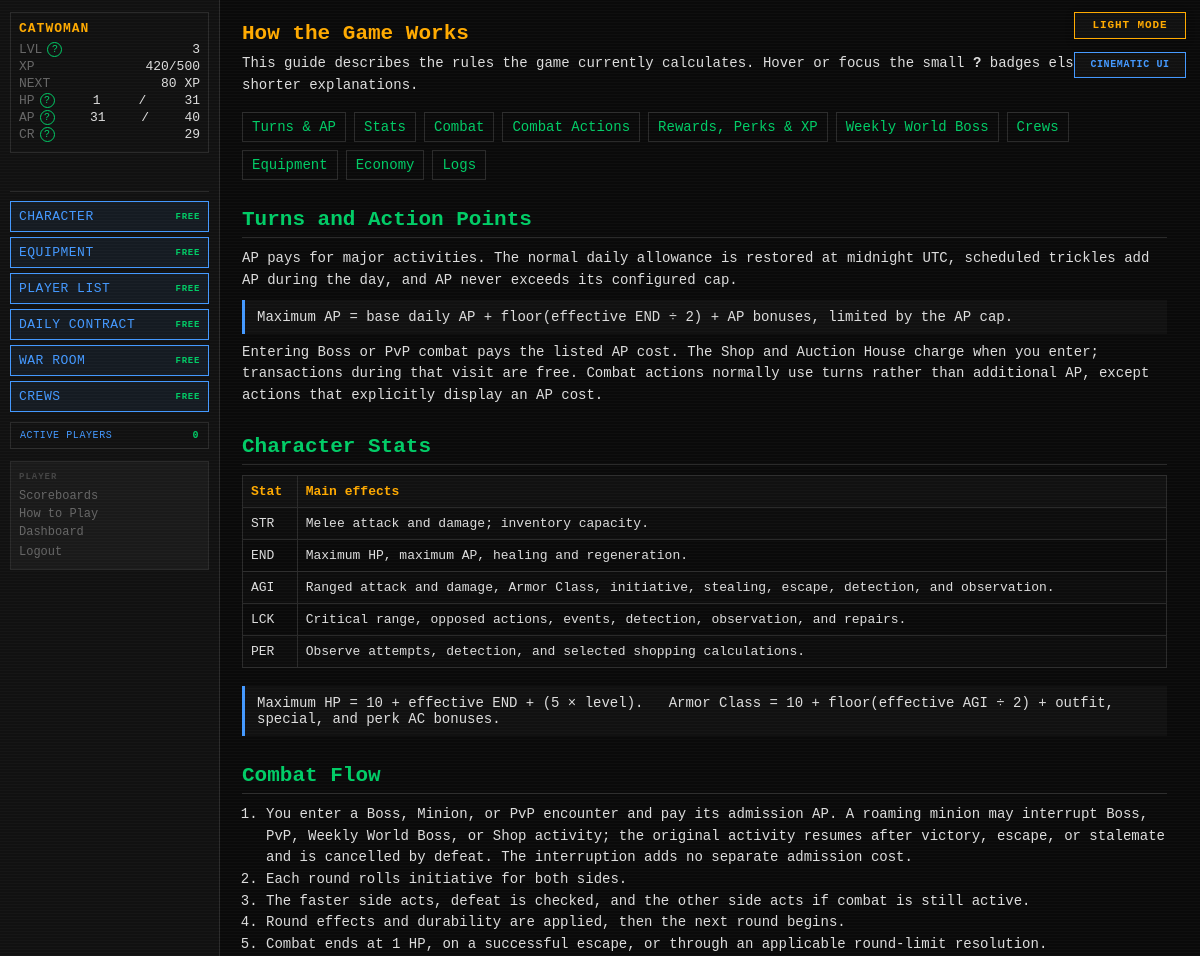
The page /help (signed in, upper part) on the database as committed earlier.
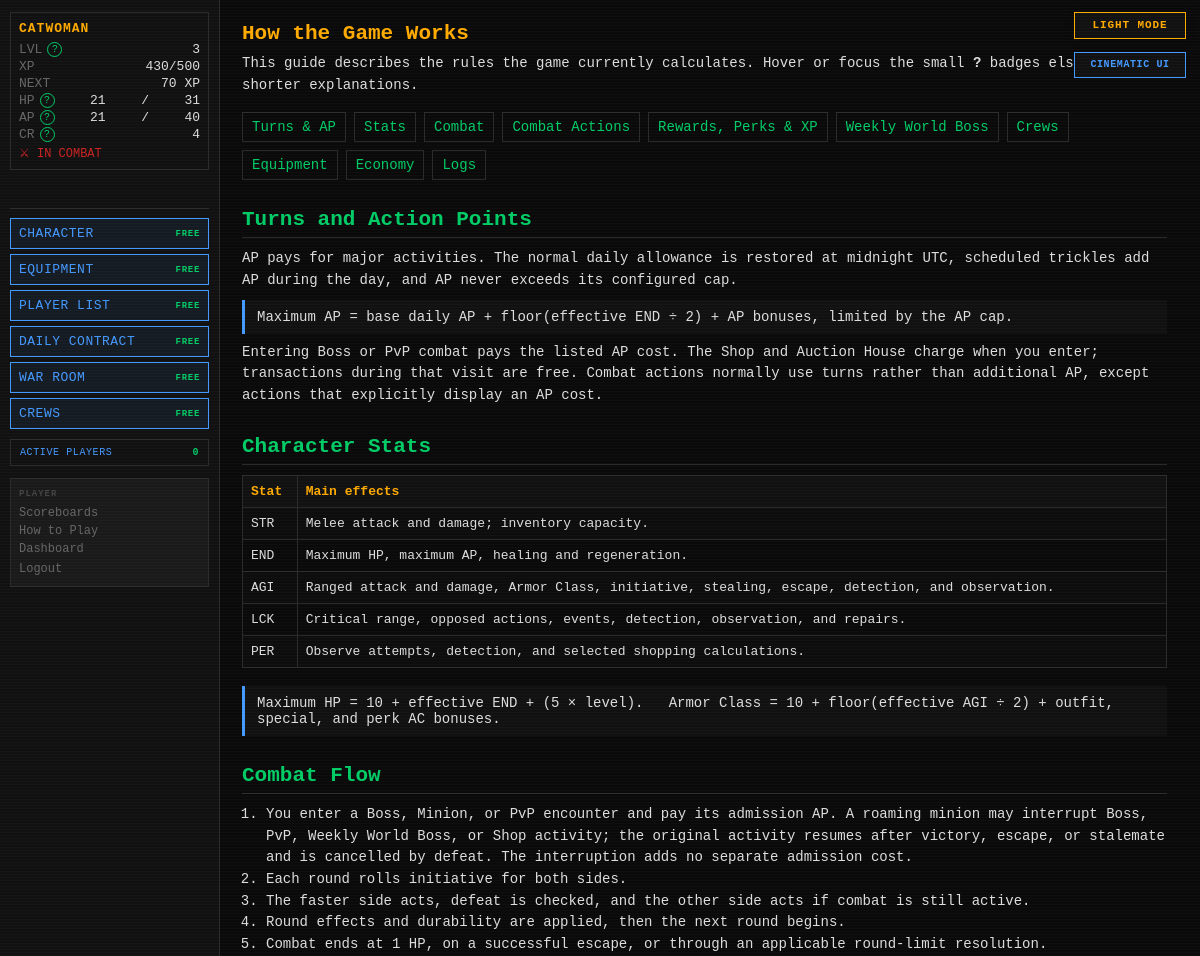
The same page on the database as committed later.
### tables this page shows
CREATE TABLE players (
    id                  INTEGER PRIMARY KEY AUTOINCREMENT,
    username            TEXT    UNIQUE NOT NULL,
    password_hash       TEXT    NOT NULL,
    email               TEXT    UNIQUE NOT NULL,
    character_name      TEXT    NOT NULL,
    sex                 TEXT    NOT NULL,
    class_id            INTEGER REFERENCES classes(id),
    str_stat            INTEGER NOT NULL DEFAULT 1,
    end_stat            INTEGER NOT NULL DEFAULT 1,
    agi_stat            INTEGER NOT NULL DEFAULT 1,
    lck_stat            INTEGER NOT NULL DEFAULT 1,
    per_stat            INTEGER NOT NULL DEFAULT 1,
    level               INTEGER NOT NULL DEFAULT 1,
    xp                  INTEGER NOT NULL DEFAULT 0,
    current_hp          INTEGER NOT NULL,
    current_ap          INTEGER NOT NULL,
    credits             INTEGER NOT NULL DEFAULT 25,
    equipped_weapon_id  INTEGER REFERENCES inventory_items(id),
    equipped_armor_id   INTEGER REFERENCES inventory_items(id),
    equipped_special_id INTEGER REFERENCES inventory_items(id),
    in_combat           INTEGER NOT NULL DEFAULT 0,
    pending_levelup     INTEGER NOT NULL DEFAULT 0,
    pending_perk        INTEGER NOT NULL DEFAULT 0,
    combat_preference   TEXT    NOT NULL DEFAULT "Balanced",
    is_banned           INTEGER NOT NULL DEFAULT 0,
    retired_at          TEXT,
    last_login_at       TEXT,
    created_at          TEXT    NOT NULL DEFAULT (datetime('now'))
);

### routes/feeds.py (the view)
@bp.route("/help")
def game_help():
    return render_template("help/game_help.html", xp_curve=cfg.XP_CURVE)

### app.py (called while the page is built)
def _context_processor() -> dict:
    settings = get_all_settings()
    player = g.get("player")
    if not player:
        return {"settings": settings}
    active_count = execute_one(
        """SELECT COUNT(DISTINCT q.player_id) AS cnt FROM action_queue q
           JOIN players p ON p.id=q.player_id
           WHERE datetime(q.created_at)>=datetime('now','-5 minutes') AND p.is_banned=0"""
    )["cnt"]
    return {"player": player, "settings": settings,
            "active_player_count": active_count}

def _check_auth():
    if request.endpoint in _AUTH_EXEMPT:
        return None
    if not session.get("player_id"):
        return redirect(url_for("auth.login"))
    return None

def _load_player():
    player_id = session.get("player_id")
    if not player_id:
        return None
    reconcile_combat_state(player_id)
    player = get_player(player_id)
    if player is None:
        session.clear()
        return redirect(url_for("auth.login"))
    g.player = player
    return None

### database.py (called while the page is built)
def dict_factory(cursor: sqlite3.Cursor, row: tuple) -> dict:
    return {col[0]: val for col, val in zip(cursor.description, row)}

### templates/help/game_help.html (shortened to what this page needs)
{% extends "base.html" %}
{% block content %}
<article class="game-help">
    <h1>How the Game Works</h1>
    <p>This guide describes the rules the game currently calculates. Hover or focus the small <b>?</b> badges elsewhere for shorter explanations.</p>
    <nav class="help-toc" aria-label="Guide sections">
        <a href="#turns">Turns & AP</a><a href="#stats">Stats</a><a href="#combat">Combat</a>
        <a href="#actions">Combat Actions</a><a href="#rewards">Rewards, Perks & XP</a>
        <a href="#world-boss">Weekly World Boss</a>
        <a href="#crews">Crews</a>
        <a href="#equipment">Equipment</a><a href="#economy">Economy</a><a href="#logs">Logs</a>
    </nav>
    <section id="turns"><h2>Turns and Action Points</h2>
        <p>AP pays for major activities. The normal daily allowance is restored at midnight UTC, scheduled trickles add AP during the day, and AP never exceeds its configured cap.</p>
        <div class="formula">Maximum AP = base daily AP + floor(effective END ÷ 2) + AP bonuses, limited by the AP cap.</div>
        <p>Entering Boss or PvP combat pays the listed AP cost. The Shop and Auction House charge when you enter; transactions during that visit are free. Combat actions normally use turns rather than additional AP, except actions that explicitly display an AP cost.</p>
    </section>
    <section id="stats"><h2>Character Stats</h2>
        <table><tr><th>Stat</th><th>Main effects</th></tr>
        <tr><td>STR</td><td>Melee attack and damage; inventory capacity.</td></tr>
        <tr><td>END</td><td>Maximum HP, maximum AP, healing and regeneration.</td></tr>
        <tr><td>AGI</td><td>Ranged attack and damage, Armor Class, initiative, stealing, escape, detection, and observation.</td></tr>
        <tr><td>LCK</td><td>Critical range, opposed actions, events, detection, observation, and repairs.</td></tr>
        <tr><td>PER</td><td>Observe attempts, detection, and selected shopping calculations.</td></tr></table>
        <div class="formula">Maximum HP = 10 + effective END + (5 × level). &nbsp; Armor Class = 10 + floor(effective AGI ÷ 2) + outfit, special, and perk AC bonuses.</div>
    </section>
    <section id="combat"><h2>Combat Flow</h2>
        <ol><li>You enter a Boss, Minion, or PvP encounter and pay its admission AP. A roaming minion may interrupt Boss, PvP, Weekly World Boss, or Shop activity; the original activity resumes after victory, escape, or stalemate and is cancelled by defeat. The interruption adds no separate admission cost.</li>
        <li>Each round rolls initiative for both sides.</li><li>The faster side acts, defeat is checked, and the other side acts if combat is still active.</li>
        <li>Round effects and durability are applied, then the next round begins.</li>
        <li>Combat ends at 1 HP, on a successful escape, or through an applicable round-limit resolution.</li></ol>
    </section>
</article>
{% endblock %}

### templates/base.html (shortened to what this page needs)
<!DOCTYPE html>
<html lang="en">
<head>
<link rel="stylesheet" href="{{ url_for('static', filename='style.css') }}">
</head>
<body class="{{ 'authenticated' if player else 'auth-page' }} {% block body_class %}{% endblock %}">
{% if settings.get('ALLOW_PLAYER_COLOR_OVERRIDE', true) %}<button id="theme-toggle" type="button" aria-label="Switch color theme" aria-pressed="false">
</button>{% endif %}
{% if settings.get('ALLOW_PLAYER_INTERFACE_OVERRIDE', true) %}
<button id="interface-toggle" type="button" aria-label="Switch interface style" aria-pressed="false">
</button>
{% endif %}
{% if player %}
<div id="left-col">
    <div id="status-block">
        <div class="status-name">{{ player.character_name }}</div>
        <div class="status-line">
            <span class="label">LVL</span>
            <span id="status-level">{{ player.level }}</span>
        </div>
        <div class="status-line">
            <span class="label">XP</span>
            <span><span id="status-xp">{{ player.xp }}</span><span id="status-xp-threshold">{% if player.get('next_level_xp') is not none %}/{{ player.get('next_level_xp') }}{% endif %}</span></span>
        </div>
        <div class="status-line" title="Experience still needed to reach level {{ player.level + 1 }}">
            <span class="label">NEXT</span>
            <span id="status-xp-next">{% if player.get('xp_to_next_level') is none %}MAX{% elif player.get('xp_to_next_level') <= 0 %}LEVEL UP{% else %}{{ player.get('xp_to_next_level') }} XP{% endif %}</span>
        </div>
        <div class="status-line">
            <span class="label">HP</span>
            <span id="status-hp">{{ player.current_hp }}</span>/<span id="status-maxhp">{{ player.max_hp }}</span>
        </div>
        <div class="status-line">
            <span class="label">AP</span>
            <span id="status-ap">{{ player.current_ap }}</span>/<span id="status-maxap">{{ player.max_ap }}</span>
        </div>
        <div class="status-line">
            <span class="label">CR</span>
            <span id="status-credits">{{ player.credits }}</span>
        </div>
        {% if player.in_combat %}
        <div class="status-combat">⚔ IN COMBAT</div>
        {% endif %}
    </div>
    <div class="free-action-buttons" aria-label="Free character actions">
        <a class="action-btn free-action-btn" href="{{ url_for('character.index') }}">
            CHARACTER <span class="free-cost">FREE</span>
        </a>
        <a class="action-btn free-action-btn" href="{{ url_for('character.equipment') }}">
            EQUIPMENT <span class="free-cost">FREE</span>
        </a>
        <a class="action-btn free-action-btn" href="{{ url_for('community.players') }}">PLAYER LIST <span class="free-cost">FREE</span></a>
        <a class="action-btn free-action-btn" href="{{ url_for('community.contracts') }}">DAILY CONTRACT <span class="free-cost">FREE</span></a>
        <a class="action-btn free-action-btn" href="{{ url_for('community.war_room') }}">WAR ROOM <span class="free-cost">FREE</span></a>
        <a class="action-btn free-action-btn" href="{{ url_for('crews.index') }}">CREWS <span class="free-cost">FREE</span></a>
    </div>
    <button id="active-players-toggle" class="active-players-toggle" type="button"
            data-url="{{ url_for('feeds.active_players') }}" aria-haspopup="dialog">
        ACTIVE PLAYERS <span id="active-player-count">{{ active_player_count }}</span>
    </button>
    <nav id="left-nav">
        <span class="nav-heading">PLAYER</span>
        <a href="{{ url_for('scoreboards.index') }}">Scoreboards</a>
        <a href="{{ url_for('feeds.game_help') }}">How to Play</a>
        <a href="{{ url_for('dashboard.index') }}">Dashboard</a>
        <form action="{{ url_for('auth.logout') }}" method="POST" style="margin:0">
            <button type="submit" class="nav-link-btn">Logout</button>
        </form>
    </nav>
</div>
{% endif %}
<div id="main">
    {% block content %}{% endblock %}
</div>
</body>
</html>

Rows that differ between the two databases and show on the page:
changed players "CATWOMAN": xp "420" → "430"; current_hp "1" → "21"; current_ap "31" → "21"; credits "29" → "4"; in_combat 0 → 1 (drawn)
Other text that changed with them:
{{ player.get('xp_to_next_level') }}: "80" → "70"
text now shown: "⚔ IN COMBAT"
